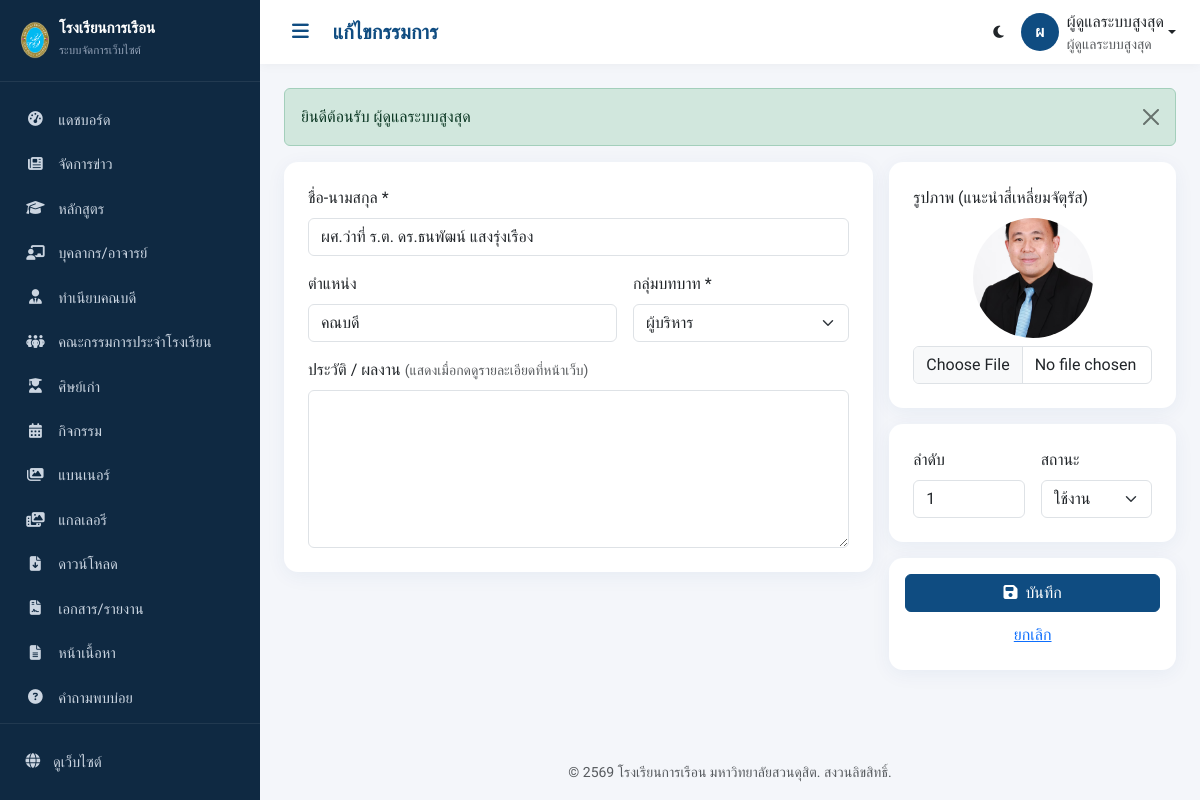
The app's page /admin/committee/edit/1 (signed in) with its own data.
### tables this page shows
CREATE TABLE `school_committee` (
  `id`          INT UNSIGNED NOT NULL AUTO_INCREMENT,
  `full_name`   VARCHAR(191) NOT NULL COMMENT 'ชื่อ-นามสกุล พร้อมคำนำหน้า',
  `position`    VARCHAR(255) NOT NULL COMMENT 'ตำแหน่งงาน/หลักสูตรที่รับผิดชอบ',
  `group_name`  VARCHAR(100) NOT NULL COMMENT 'กลุ่มบทบาทในคณะกรรมการ',
  `photo`       VARCHAR(255) DEFAULT NULL,
  `sort_order`  INT NOT NULL DEFAULT 0,
  `status`      ENUM('active','inactive') NOT NULL DEFAULT 'active',
  `created_at`  DATETIME DEFAULT NULL,
  `updated_at`  DATETIME DEFAULT NULL,
  `deleted_at`  DATETIME DEFAULT NULL,
  PRIMARY KEY (`id`)
);

### app/core/View.php (called while the page is built, shortened)
<?php
class View
{
    public static function render(string $view, array $data = [], ?string $layout = 'public'): void
    {
        $viewFile = VIEW_PATH . '/' . $view . '.php';
        extract($data, EXTR_SKIP);
        require $viewFile;
    }
}

### app/core/Controller.php (called while the page is built, shortened)
<?php
abstract class Controller
{
    protected function model(string $name)
    {
        $file = APP_PATH . '/models/' . $name . '.php';
        return new $name();
    }
    protected function adminView(string $view, array $data = []): void
    {
        if (!str_starts_with($view, 'admin/')) {
            $view = 'admin/' . $view;
        }
        View::render($view, $data, 'admin');
    }
}

### app/controllers/admin/CommitteeController.php (called while the page is built, shortened)
<?php
class CommitteeController extends AdminController
{
    public function edit(int $id = 0): void
    {
        $item = $this->model('SchoolCommittee')->find($id);
        $this->adminView('committee/form', [
            'title' => 'แก้ไขกรรมการ', 'item' => $item,
            'groups' => SchoolCommittee::GROUPS,
        ]);
    }
}

### app/core/App.php (called while the page is built, shortened)
<?php
class App
{
    private string $method = DEFAULT_METHOD;
    private bool   $isAdmin = false;
    public function run(): void
    {
        $url = $this->parseUrl();
        if (!empty($url) && strtolower($url[0]) === 'admin') {
            $this->isAdmin = true;
            array_shift($url);
            $controllerDir = APP_PATH . '/controllers/admin/';
        } else {
            $controllerDir = APP_PATH . '/controllers/';
            $namespacePrefix = '';
        }
        if (!empty($url[0])) {
            $candidate = ucfirst($url[0]) . 'Controller';
            if (file_exists($controllerDir . $candidate . '.php')) {
                array_shift($url);
            } elseif ($this->isAdmin) {
                $this->controllerName = 'DashboardController';
            }
        }
        $controller = new $className();
        if (!empty($url[0]) && method_exists($controller, $url[0])) {
            $this->method = $url[0];
            array_shift($url);
        }
        $this->params = $url ? array_values($url) : [];
        call_user_func_array([$controller, $this->method], $this->params);
    }
    private function parseUrl(): array
    {
        $url = rtrim($_GET['url'], '/');
        $url = filter_var($url, FILTER_SANITIZE_URL);
        return explode('/', $url);
    }
}

### public/index.php (called while the page is built)
<?php
require_once __DIR__ . '/../app/core/bootstrap.php';
$app = new App();
$app->run();

### app/core/bootstrap.php (called while the page is built, shortened)
<?php
spl_autoload_register(function ($class) {
    $short = str_contains($class, '\\') ? substr(strrchr($class, '\\'), 1) : $class;
    $paths = [
        APP_PATH . '/core/' . $short . '.php',
        APP_PATH . '/helpers/' . $short . '.php',
        APP_PATH . '/models/' . $short . '.php',
        APP_PATH . '/middleware/' . $short . '.php',
    ];
    foreach ($paths as $path) {
        if (file_exists($path)) {
            return;
        }
    }
});
require_once APP_PATH . '/helpers/functions.php';

### app/core/Model.php (called while the page is built, shortened)
<?php
abstract class Model
{
    protected Database $db;
    protected string $table = '';
    protected string $primaryKey = 'id';
    protected bool $softDelete = true;
    public function __construct()
    {
        $this->db = new Database();
    }
    public function find(int $id): ?array
    {
        $sql = "SELECT * FROM {$this->table} WHERE {$this->primaryKey} = :id";
        if ($this->softDelete) {
            $sql .= " AND deleted_at IS NULL";
        }
        $sql .= " LIMIT 1";
        $row = $this->db->query($sql)->bind(['id' => $id])->one();
        return $row ?: null;
    }
}

### app/config/database.php (called while the page is built)
<?php
return [
    'host'     => '127.0.0.1',
    'port'     => '3306',
    'database' => 'fooddusit_db',
    'username' => 'root',
    'password' => '',
    'charset'  => 'utf8mb4',
    'collation'=> 'utf8mb4_unicode_ci',
    'options'  => [
        PDO::ATTR_ERRMODE            => PDO::ERRMODE_EXCEPTION,
        PDO::ATTR_DEFAULT_FETCH_MODE => PDO::FETCH_ASSOC,
        PDO::ATTR_EMULATE_PREPARES   => false,
        PDO::ATTR_PERSISTENT         => false,
    ],
];

### app/core/Database.php (called while the page is built, shortened)
<?php
class Database
{
    private static ?PDO $instance = null;
    private $stmt = null;
    public static function pdo(): PDO
    {
        if (self::$instance === null) {
            $config = require APP_PATH . '/config/database.php';
            $dsn = sprintf(
                'mysql:host=%s;port=%s;dbname=%s;charset=%s',
                $config['host'],
                $config['port'],
                $config['database'],
                $config['charset']
            );
            try {
                self::$instance = new PDO(
                    $dsn,
                    $config['username'],
                    $config['password'],
                    $config['options']
                );
            } catch (PDOException $e) {
                if (APP_ENV === 'development') {
                    die('เชื่อมต่อฐานข้อมูลไม่สำเร็จ: ' . $e->getMessage());
                }
                error_log('DB Connection Error: ' . $e->getMessage());
                die('ขออภัย ระบบไม่สามารถเชื่อมต่อฐานข้อมูลได้ในขณะนี้');
            }
        }
        return self::$instance;
    }
    public function query(string $sql): self
    {
        $this->stmt = self::pdo()->prepare($sql);
        return $this;
    }
    public function bind(array $params): self
    {
        foreach ($params as $key => $value) {
            $type = match (true) {
                is_int($value)  => PDO::PARAM_INT,
                is_bool($value) => PDO::PARAM_BOOL,
                is_null($value) => PDO::PARAM_NULL,
                default         => PDO::PARAM_STR,
            };
            $param = is_int($key) ? $key + 1 : ':' . ltrim($key, ':');
            $this->stmt->bindValue($param, $value, $type);
        }
        return $this;
    }
    public function execute(array $params = []): bool
    {
        return $params ? $this->stmt->execute($params) : $this->stmt->execute();
    }
    public function one(array $params = [])
    {
        $this->execute($params ?: []);
        return $this->stmt->fetch();
    }
}

### app/views/admin/committee/form.php (the view, shortened to what this page needs)
<?php
$isEdit = $item !== null;
$action = $isEdit ? url('admin/committee/update/' . $item['id']) : url('admin/committee/store');
?>
<form method="post" action="<?= $action ?>" enctype="multipart/form-data">
  <div class="row g-3">
    <div class="col-lg-8">
      <div class="card p-4">
        <div class="mb-3"><label class="form-label">ชื่อ-นามสกุล *</label>
          <input type="text" name="full_name" class="form-control" placeholder="เช่น ผศ.ดร.กนกกานต์ วีระกุล" value="<?= e($item['full_name'] ?? '') ?>" required></div>
        <div class="row g-3">
          <div class="col-md-7"><label class="form-label">ตำแหน่ง</label>
            <input type="text" name="position" class="form-control" placeholder="เช่น ประธานหลักสูตร..." value="<?= e($item['position'] ?? '') ?>"></div>
          <div class="col-md-5"><label class="form-label">กลุ่มบทบาท *</label>
            <select name="group_name" class="form-select" required>
              <?php foreach ($groups as $g): ?>
                <option value="<?= e($g) ?>" <?= ($item['group_name'] ?? $groups[0]) === $g ? 'selected' : '' ?>><?= e($g) ?></option>
              <?php endforeach; ?>
            </select></div>
        </div>
        <div class="mb-0 mt-3"><label class="form-label">ประวัติ / ผลงาน <small class="text-muted">(แสดงเมื่อกดดูรายละเอียดที่หน้าเว็บ)</small></label>
          <textarea name="bio" class="form-control" rows="6"><?= e($item['bio'] ?? '') ?></textarea></div>
      </div>
    </div>
    <div class="col-lg-4">
      <div class="card p-4">
        <label class="form-label">รูปภาพ (แนะนำสี่เหลี่ยมจัตุรัส)</label>
        <img src="<?= upload_url($item['photo'] ?? '') ?>" id="imgPreview" class="rounded-circle mb-2 mx-auto d-block" width="120" height="120" style="object-fit:cover">
        <input type="file" name="photo" class="form-control" accept="image/*" data-preview="#imgPreview">
      </div>
      <div class="card p-4 mt-3">
        <div class="row g-3">
          <div class="col-6"><label class="form-label">ลำดับ</label>
            <input type="number" name="sort_order" class="form-control" value="<?= e($item['sort_order'] ?? 0) ?>"></div>
          <div class="col-6"><label class="form-label">สถานะ</label>
            <select name="status" class="form-select">
              <option value="active" <?= ($item['status'] ?? 'active') === 'active' ? 'selected' : '' ?>>ใช้งาน</option>
            </select></div>
        </div>
      </div>
      <div class="card p-3 mt-3">
        <button class="btn btn-primary w-100"><i class="fa-solid fa-floppy-disk me-1"></i> บันทึก</button>
        <a href="<?= url('admin/committee') ?>" class="btn btn-link w-100 mt-1">ยกเลิก</a>
      </div>
    </div>
  </div>
</form>

### public/assets/css/admin.css (style rules this page uses)
:root { --primary: #0F4C81; --primary-dark: #0a3a63; --gold: #D4AF37; --sidebar-w: 260px; --sidebar-bg: #0f2942; --admin-bg: #f4f6fa; --card-radius: 14px; }
* { box-sizing: border-box; }
body { font-family: 'Sarabun', sans-serif; background: var(--admin-bg); margin: 0; }
.card { border: none; border-radius: var(--card-radius); box-shadow: 0 4px 20px rgba(15,76,129,.06); }
.btn-primary { background: var(--primary); border-color: var(--primary); }

### records on screen
school_committee: full_name "ผศ.ว่าที่ ร.ต. ดร.ธนพัฒน์ แสงรุ่งเรือง", position "คณบดี", photo (picture), sort_order "1", status "ใช้งาน"

### other values on screen
$label "แดชบอร์ด"
$label "จัดการข่าว"
$label "หลักสูตร"
$label "บุคลากร/อาจารย์"
$label "ทำเนียบคณบดี"
$label "คณะกรรมการประจำโรงเรียน"
$label "ศิษย์เก่า"
$label "กิจกรรม"
$label "แบนเนอร์"
$label "แกลเลอรี"
$label "ดาวน์โหลด"
$label "เอกสาร/รายงาน"
$label "หน้าเนื้อหา"
$label "คำถามพบบ่อย"
$title "แก้ไขกรรมการ"
